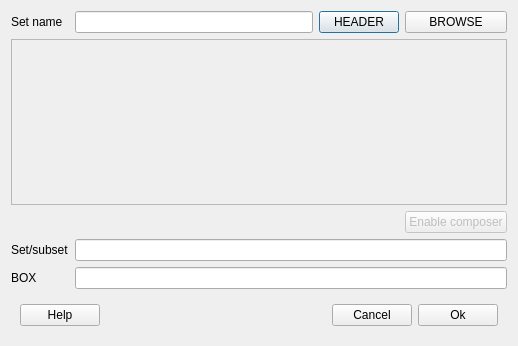
<?xml version="1.0" encoding="UTF-8"?>
<ui version="4.0">
 <class>setbrowser</class>
 <widget class="QDialog" name="setbrowser">
  <property name="geometry">
   <rect>
    <x>0</x>
    <y>0</y>
    <width>518</width>
    <height>346</height>
   </rect>
  </property>
  <property name="windowTitle">
   <string>Dialog</string>
  </property>
  <layout class="QGridLayout" name="axisLayout">
   <item row="1" column="0">
    <widget class="QLabel" name="label">
     <property name="text">
      <string>Set name</string>
     </property>
    </widget>
   </item>
   <item row="1" column="1">
    <widget class="QLineEdit" name="setnameLine"/>
   </item>
   <item row="1" column="2">
    <widget class="QPushButton" name="headerButton">
     <property name="text">
      <string>HEADER</string>
     </property>
    </widget>
   </item>
   <item row="1" column="3">
    <widget class="QPushButton" name="browseButton">
     <property name="text">
      <string>BROWSE</string>
     </property>
    </widget>
   </item>
   <item row="2" column="0" colspan="4">
    <widget class="QFrame" name="axisFrame">
     <property name="frameShape">
      <enum>QFrame::StyledPanel</enum>
     </property>
     <property name="frameShadow">
      <enum>QFrame::Raised</enum>
     </property>
     <layout class="QGridLayout" name="axesLayout">
      <item row="0" column="0">
       <spacer name="verticalSpacer">
        <property name="orientation">
         <enum>Qt::Vertical</enum>
        </property>
        <property name="sizeHint" stdset="0">
         <size>
          <width>20</width>
          <height>40</height>
         </size>
        </property>
       </spacer>
      </item>
     </layout>
    </widget>
   </item>
   <item row="4" column="0">
    <widget class="QLabel" name="label_2">
     <property name="text">
      <string>Set/subset</string>
     </property>
    </widget>
   </item>
   <item row="4" column="1" colspan="3">
    <widget class="QLineEdit" name="subsetLine"/>
   </item>
   <item row="5" column="0">
    <widget class="QLabel" name="label_3">
     <property name="text">
      <string>BOX</string>
     </property>
    </widget>
   </item>
   <item row="5" column="1" colspan="3">
    <widget class="QLineEdit" name="boxLine"/>
   </item>
   <item row="3" column="3">
    <widget class="QPushButton" name="enableButton">
     <property name="enabled">
      <bool>false</bool>
     </property>
     <property name="text">
      <string>Enable composer</string>
     </property>
    </widget>
   </item>
   <item row="7" column="0" colspan="4">
    <widget class="QFrame" name="frame">
     <property name="frameShape">
      <enum>QFrame::NoFrame</enum>
     </property>
     <property name="frameShadow">
      <enum>QFrame::Plain</enum>
     </property>
     <layout class="QHBoxLayout" name="horizontalLayout">
      <item>
       <widget class="QPushButton" name="helpButton">
        <property name="text">
         <string>Help</string>
        </property>
       </widget>
      </item>
      <item>
       <spacer name="horizontalSpacer">
        <property name="orientation">
         <enum>Qt::Horizontal</enum>
        </property>
        <property name="sizeHint" stdset="0">
         <size>
          <width>40</width>
          <height>20</height>
         </size>
        </property>
       </spacer>
      </item>
      <item>
       <widget class="QPushButton" name="cancelButton">
        <property name="text">
         <string>Cancel</string>
        </property>
       </widget>
      </item>
      <item>
       <widget class="QPushButton" name="okButton">
        <property name="text">
         <string>Ok</string>
        </property>
       </widget>
      </item>
     </layout>
    </widget>
   </item>
  </layout>
 </widget>
 <resources/>
 <connections/>
</ui>
